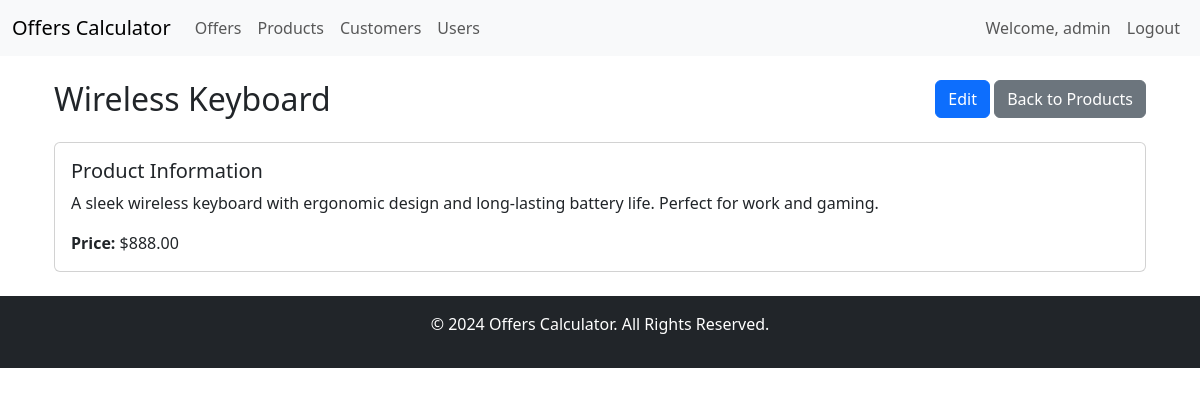
/products/1/ (signed in), run on the app's committed database.
### products/models.py (models this page shows, shortened)
class Product(models.Model):
    name = models.CharField(max_length=100)
    description = models.TextField(null=True, blank=True)
    price = models.DecimalField(max_digits=10, decimal_places=2)

### products/views.py (the view, shortened to what this page needs)
# urls.py: path('<int:pk>/', views.product_detail, name='product_detail'),  # View details of a single product
@login_required
def product_detail(request, pk):
    product = get_object_or_404(Product, pk=pk)
    return render(request, 'products/product_detail.html', {'product': product})

### templates/products/product_detail.html (shortened to what this page needs)
{% extends "base.html" %}
{% block content %}
<div class="container">
    <div class="row my-4 align-items-center">
        <div class="col-md-6">
            <h2 class="mb-0">{{ product.name }}</h2>
        </div>
        <div class="col-md-6 text-end">
            <a href="{% url 'product_update' product.id %}" class="btn btn-primary">Edit</a>
            <a href="{% url 'product_list' %}" class="btn btn-secondary">Back to Products</a>
        </div>
    </div>
    <div class="row my-4">
        <div class="col">
            <div class="card">
                <div class="card-body">
                    <h5 class="card-title">Product Information</h5>
                    <p class="card-text">{{ product.description }}</p>
                    <p class="card-text"><strong>Price:</strong> ${{ product.price }}</p>
                </div>
            </div>
        </div>
    </div>
</div>
{% endblock %}

### templates/base.html (shortened to what this page needs)
<!DOCTYPE html>
<html lang="en">
<head>
    {% load static %}
    <link href="https://cdn.jsdelivr.net/npm/bootstrap@5.3.3/dist/css/bootstrap.min.css"
          rel="stylesheet"
>
    <link href="https://cdn.jsdelivr.net/npm/bootstrap-icons/font/bootstrap-icons.css"
          rel="stylesheet">
    <link rel="stylesheet" href="{% static 'css/style.css' %}">
</head>
<body>
    <nav class="navbar navbar-expand-lg bg-body-tertiary">
        <div class="container-fluid">
            <a class="navbar-brand" href="{% url 'offer_list' %}">Offers Calculator</a>
            <div class="collapse navbar-collapse" id="navbarSupportedContent">
                <ul class="navbar-nav me-auto mb-2 mb-lg-0">
                    <li class="nav-item">
                        <a class="nav-link" href="{% url 'offer_list' %}">Offers</a>
                    </li>
                    <li class="nav-item">
                        <a class="nav-link" href="{% url 'product_list' %}">Products</a>
                    </li>
                    <li class="nav-item">
                        <a class="nav-link" href="{% url 'customer_list' %}">Customers</a>
                    </li>
                    <li class="nav-item">
                        <a class="nav-link" href="{% url 'user_list' %}">Users</a>
                    </li>
                </ul>
                <ul class="navbar-nav ms-auto">
                    {% if user.is_authenticated %}
                        <li class="nav-item">
                            <span class="nav-link">Welcome, {{ user.username }}</span>
                        </li>
                        <li class="nav-item">
                            <a class="nav-link" href="{% url 'user_logout' %}">Logout</a>
                        </li>
                    {% else %}
                        <li class="nav-item">
                            <a class="nav-link" href="{% url 'user_login' %}">Login</a>
                        </li>
                    {% endif %}
                </ul>
            </div>
        </div>
    </nav>
    <main class="container my-4">
        {% block content %}{% endblock %}
    </main>
    <footer class="bg-dark text-white text-center py-3">
        <p>&copy; 2024 Offers Calculator. All Rights Reserved.</p>
    </footer>
</body>
</html>

### data on the page
Product: name "Wireless Keyboard", description "A sleek wireless keyboard with ergonomic design and long-lasting battery life. Perfect for work and gaming.", price "888.00"

### other printed values
{{ user.username }} "admin"
